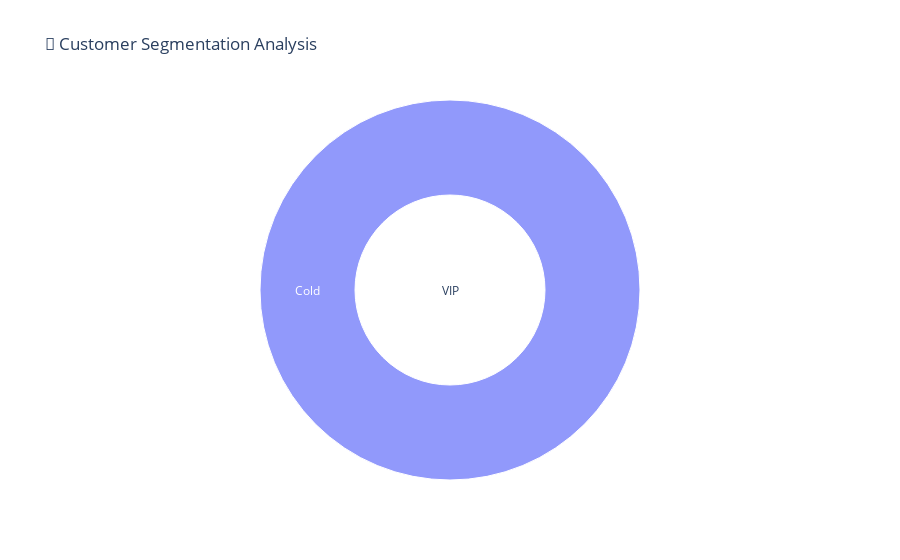
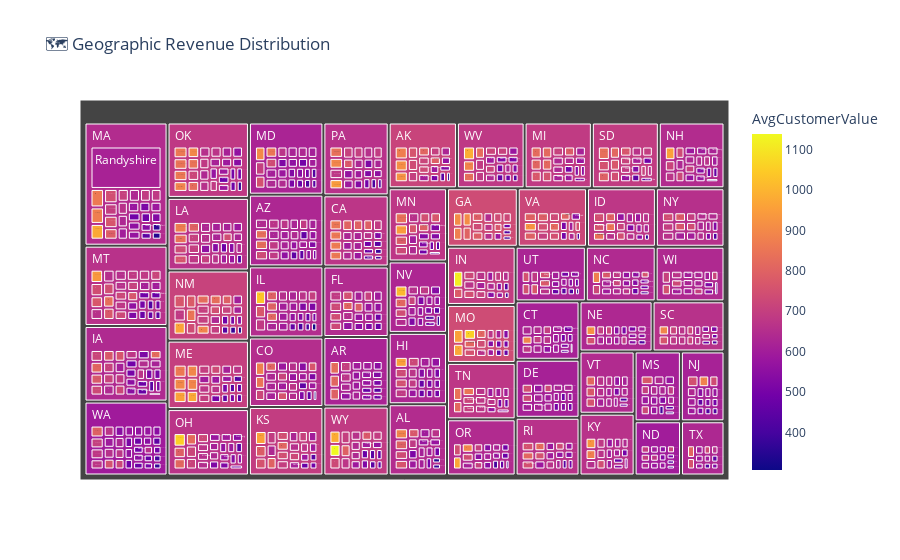
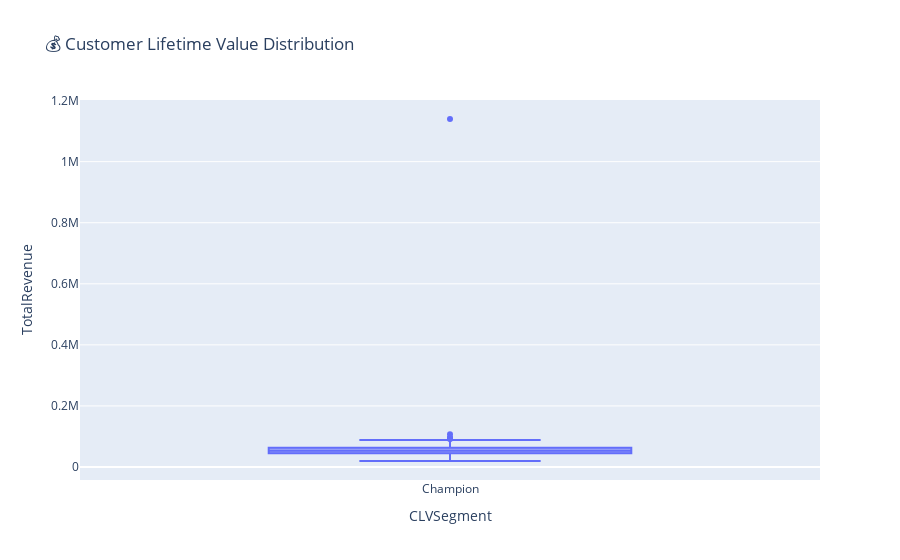

The notebook cell saved with these charts, in order:
### Markdown cell above
## 5. 👥 Customer Analytics (25+ Questions)

### Code cell
def customer_analytics():
    """Deep-dive customer analytics"""
    
    print("="*80)
    print("👥 CUSTOMER ANALYTICS")
    print("="*80)
    
    # 1. Customer Segmentation by Spending
    customer_segmentation_query = """
    WITH customer_stats AS (
        SELECT 
            c.CustomerID,
            c.FirstName || ' ' || c.LastName as CustomerName,
            c.City,
            c.State,
            COUNT(s.TransactionID) as TransactionCount,
            SUM(s.TotalAmount) as TotalSpent,
            AVG(s.TotalAmount) as AvgTransactionValue,
            MAX(s.TransactionDate) as LastPurchaseDate,
            JULIANDAY('now') - JULIANDAY(MAX(s.TransactionDate)) as DaysSinceLastPurchase
        FROM customers c
        JOIN sales s ON c.CustomerID = s.CustomerID
        GROUP BY c.CustomerID, c.FirstName, c.LastName, c.City, c.State
    )
    SELECT 
        *,
        CASE 
            WHEN TotalSpent > 1000 THEN 'VIP'
            WHEN TotalSpent > 500 THEN 'Premium'
            WHEN TotalSpent > 100 THEN 'Regular'
            ELSE 'Occasional'
        END as CustomerSegment,
        CASE 
            WHEN DaysSinceLastPurchase <= 30 THEN 'Active'
            WHEN DaysSinceLastPurchase <= 90 THEN 'Warm'
            ELSE 'Cold'
        END as EngagementLevel
    FROM customer_stats
    ORDER BY TotalSpent DESC
    """
    
    customer_segments = pd.read_sql(customer_segmentation_query, conn)
    
    # Visualization: Customer Segmentation
    fig = px.sunburst(customer_segments, path=['CustomerSegment', 'EngagementLevel'], 
                      values='TotalSpent', title='🎯 Customer Segmentation Analysis')
    fig.show()
    
    # 2. Geographic Analysis
    geographic_query = """
    SELECT 
        c.State,
        c.City,
        COUNT(DISTINCT c.CustomerID) as CustomerCount,
        SUM(s.TotalAmount) as TotalRevenue,
        AVG(s.TotalAmount) as AvgCustomerValue
    FROM customers c
    JOIN sales s ON c.CustomerID = s.CustomerID
    GROUP BY c.State, c.City
    ORDER BY TotalRevenue DESC
    """
    
    geographic_analysis = pd.read_sql(geographic_query, conn)
    
    # Visualization: Geographic Revenue Distribution
    fig = px.treemap(geographic_analysis, path=['State', 'City'], 
                     values='TotalRevenue', color='AvgCustomerValue',
                     title='🗺️ Geographic Revenue Distribution')
    fig.show()
    
    # 3. Customer Lifetime Value (CLV) Analysis
    clv_query = """
    WITH customer_metrics AS (
        SELECT 
            c.CustomerID,
            c.FirstName || ' ' || c.LastName as CustomerName,
            MIN(s.TransactionDate) as FirstPurchaseDate,
            MAX(s.TransactionDate) as LastPurchaseDate,
            COUNT(s.TransactionID) as TotalPurchases,
            SUM(s.TotalAmount) as TotalRevenue,
            AVG(s.TotalAmount) as AvgPurchaseValue
        FROM customers c
        JOIN sales s ON c.CustomerID = s.CustomerID
        GROUP BY c.CustomerID
    )
    SELECT 
        *,
        JULIANDAY(LastPurchaseDate) - JULIANDAY(FirstPurchaseDate) as CustomerLifespanDays,
        TotalRevenue / (JULIANDAY(LastPurchaseDate) - JULIANDAY(FirstPurchaseDate) + 1) as DailyValue,
        CASE 
            WHEN TotalRevenue > 1000 AND TotalPurchases > 5 THEN 'Champion'
            WHEN TotalRevenue > 500 THEN 'Loyal'
            WHEN TotalPurchases > 3 THEN 'Potential'
            ELSE 'New'
        END as CLVSegment
    FROM customer_metrics
    ORDER BY TotalRevenue DESC
    """
    
    clv_analysis = pd.read_sql(clv_query, conn)
    
    # Visualization: CLV Distribution
    fig = px.box(clv_analysis, x='CLVSegment', y='TotalRevenue', 
                 title='💰 Customer Lifetime Value Distribution')
    fig.show()
    
    # 4. Customer Acquisition Trends
    acquisition_query = """
    SELECT 
        strftime('%Y-%m', CreatedDate) as AcquisitionMonth,
        COUNT(CustomerID) as NewCustomers,
        SUM(TotalRevenue) as LifetimeValue
    FROM (
        SELECT 
            c.CustomerID,
            c.CreatedDate,
            COALESCE(SUM(s.TotalAmount), 0) as TotalRevenue
        FROM customers c
        LEFT JOIN sales s ON c.CustomerID = s.CustomerID
        GROUP BY c.CustomerID, c.CreatedDate
    )
    GROUP BY strftime('%Y-%m', CreatedDate)
    ORDER BY AcquisitionMonth
    """
    
    acquisition_analysis = pd.read_sql(acquisition_query, conn)
    
    fig = px.line(acquisition_analysis, x='AcquisitionMonth', y='NewCustomers',
                  title='📈 Customer Acquisition Trends')
    fig.show()
    
    return {
        'customer_segments': customer_segments,
        'geographic_analysis': geographic_analysis,
        'clv_analysis': clv_analysis,
        'acquisition_analysis': acquisition_analysis
    }

customer_results = customer_analytics()

### Figure 1 — Plotly figure (JSON) as saved in the notebook; plotly's stock layout.template omitted (floating-point values rounded to 4 significant figures)
{"data": [{"branchvalues": "total", "domain": {"x": [0, 1], "y": [0, 1]}, "hovertemplate": "labels=%{label}<br>TotalSpent=%{value}<br>parent=%{parent}<br>id=%{id}<extra></extra>", "ids": ["VIP/Cold", "VIP"], "labels": ["Cold", "VIP"], "name": "", "parents": ["VIP", ""], "type": "sunburst", "values": [55250000.0, 55250000.0]}], "layout": {"legend": {"tracegroupgap": 0}, "title": {"text": "🎯 Customer Segmentation Analysis"}}}

### Figure 2 — Plotly figure (JSON) as saved in the notebook; plotly's stock layout.template omitted (floating-point values rounded to 4 significant figures; data arrays with more than 128 entries replaced by an {"elided": "..."} marker saying what was removed)
{"data": [{"branchvalues": "total", "customdata": {"elided": "1050x1 float values"}, "domain": {"x": [0, 1], "y": [0, 1]}, "hovertemplate": "labels=%{label}<br>TotalRevenue=%{value}<br>parent=%{parent}<br>id=%{id}<br>AvgCustomerValue=%{color}<extra></extra>", "ids": {"elided": "1050 str values"}, "labels": {"elided": "1050 str values"}, "marker": {"coloraxis": "coloraxis", "colors": {"elided": "1050 float values"}}, "name": "", "parents": {"elided": "1050 str values"}, "type": "treemap", "values": {"elided": "1050 float values"}}], "layout": {"coloraxis": {"colorbar": {"title": {"text": "AvgCustomerValue"}}, "colorscale": [[0, "#0d0887"], [0.1111, "#46039f"], [0.2222, "#7201a8"], [0.3333, "#9c179e"], [0.4444, "#bd3786"], [0.5556, "#d8576b"], [0.6667, "#ed7953"], [0.7778, "#fb9f3a"], [0.8889, "#fdca26"], [1, "#f0f921"]]}, "legend": {"tracegroupgap": 0}, "title": {"text": "🗺️ Geographic Revenue Distribution"}}}

### Figure 3 — Plotly figure (JSON) as saved in the notebook; plotly's stock layout.template omitted (floating-point values rounded to 4 significant figures; data arrays with more than 128 entries replaced by an {"elided": "..."} marker saying what was removed)
{"data": [{"alignmentgroup": "True", "hovertemplate": "CLVSegment=%{x}<br>TotalRevenue=%{y}<extra></extra>", "legendgroup": "", "marker": {"color": "#636efa"}, "name": "", "notched": false, "offsetgroup": "", "orientation": "v", "showlegend": false, "type": "box", "x": {"elided": "1000 str values"}, "x0": " ", "xaxis": "x", "y": {"elided": "1000 float values"}, "y0": " ", "yaxis": "y"}], "layout": {"boxmode": "group", "legend": {"tracegroupgap": 0}, "title": {"text": "💰 Customer Lifetime Value Distribution"}, "xaxis": {"anchor": "y", "domain": [0, 1], "title": {"text": "CLVSegment"}}, "yaxis": {"anchor": "x", "domain": [0, 1], "title": {"text": "TotalRevenue"}}}}
